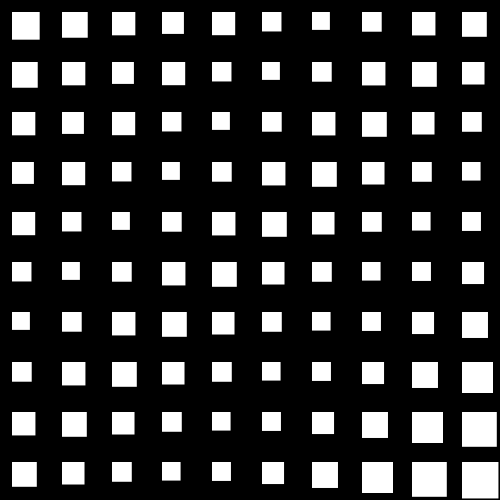
Frame 1 (no input)
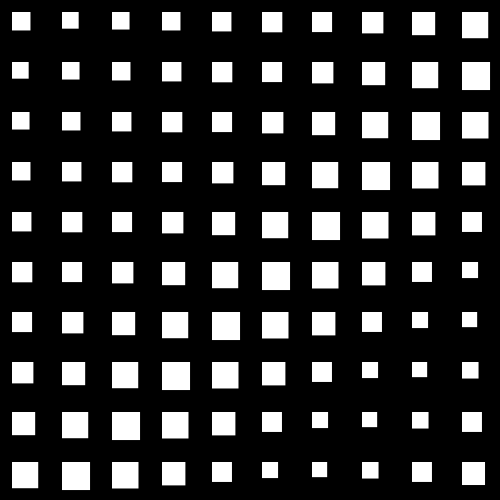
Frame 60 (the mouse pressed at the canvas centre just before this capture)
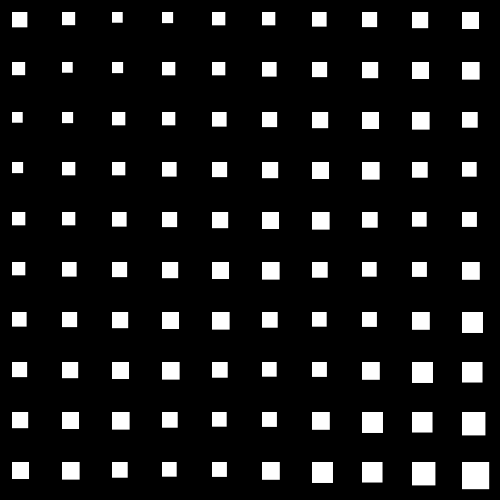
Frame 120 (the mouse held since frame 60 and released just before this capture)

The Processing sketch that drew these frames (run headless with seeded random() and noise(); from frame 60 on, the mouse is pressed at the canvas centre):

// Processing sketch: strong_wind
// ── strong_wind.pde
int n = 10, side_leng;
void setup(){
  size(500,500);
  side_leng = width / n;
  noStroke();
}
void draw(){
  background(0);
  for(int i=0;i<n;i++){
    for(int j=0;j<n;j++){
      float noi = noise((i+j+frameCount)/10.0);
      float len = map(noi, 0, 1, 0, side_leng);
      rect(i*side_leng + side_leng/4, j*side_leng + side_leng/4, len, len);
    }
  }
}
